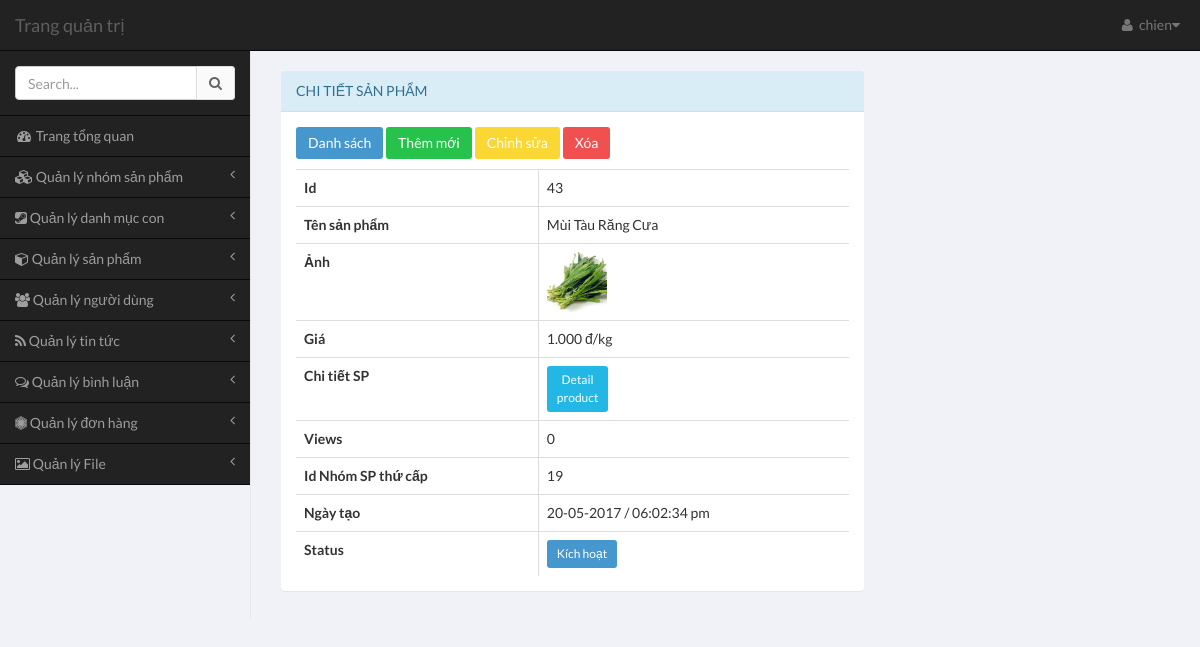
/admin/pages/index.php?module=product&action=view-product&id=43 (signed in), run on the app's committed database.
### tables this page shows
CREATE TABLE `product` (
  `id` int(11) NOT NULL,
  `name` varchar(100) NOT NULL,
  `image` varchar(255) DEFAULT NULL,
  `price` int(11) NOT NULL,
  `detail_product` text,
  `views` int(11) DEFAULT NULL,
  `id_subcate` int(11) NOT NULL,
  `status` tinyint(1) DEFAULT '1',
  `created_date` int(11) DEFAULT NULL
);

### common/database.php (called while the page is built, shortened)
<?php
$mysqli = mysqli_connect(DB_HOST, DB_USER, DB_PASS, DB_NAME);
mysqli_set_charset($mysqli,"utf8");
function get_one($table,$field_name,$field_value){
	global $mysqli;
	$sql = "SELECT * FROM $table WHERE $field_name = '$field_value'";
	$res = mysqli_query($mysqli,$sql);
	return mysqli_fetch_assoc($res);
}
?>

### admin/pages/modules/product/view-product.php (the view, shortened to what this page needs)
<?php
if (!empty($_GET['id'])) {
	$row = get_one('product','id',$_GET['id']);
}else{
	echo 'Tham so id khong hop le';
}
?>
<div class="row">
    <div class="col-md-8">
        <section class="panel panel-info" style="margin-top: 20px;">
            <header class="panel-heading" >
                Chi tiết sản phẩm
            </header>
            <div class="panel-body table-responsive">
			<p>
				<a href="index.php?module=product&action=list-product" class="btn btn-primary">
					Danh sách
				</a>
				<a href="index.php?module=product&action=add-product" class="btn btn-success">
					Thêm mới
				</a>
				<a href="index.php?module=product&action=edit-product&id=<?php echo $row['id']; ?>" class="btn btn-warning">
					Chỉnh sửa
				</a>
				<a href="index.php?module=product&action=delete-product&id=<?php echo $row['user_id']; ?>" class="btn  btn-danger" onclick="return confirm('Are you sure ? ')">
					Xóa
				</a>
			</p>
			<?php if($row) : ?>
				<table class="table table-bordered table-hover">
					<tbody>
						<tr>
							<th>Id</th>
							<td><?php echo $row['id'] ?></td>
						</tr>
						<tr>
							<th>Tên sản phẩm</th>
							<td><?php echo $row['name'] ?></td>
						</tr>
						<tr>
							<th>Ảnh</th>
							<td class="fix-img"><img src="../../uploads/products/<?php echo $row['image']; ?>"></td>
						</tr>
						<tr>
							<th>Giá</th>
							<td><?php echo number_format($row['price'],0,' ','.') ?> đ/kg</td>
						</tr>
						<tr>
							<th>Chi tiết SP</th>
							<td>
								<button type="button" class="btn btn-info btn-sm" data-toggle="modal" data-target="#myModal-<?php echo $row['id']; ?>">Detail<br>product</button>
								</td>
							</tr>
							<tr>
								<th>Views</th>
								<td><?php echo $row['views']; ?></td>
							</tr>
							<tr>
								<th>Id Nhóm SP thứ cấp</th>
								<td><?php echo $row['id_subcate']; ?></td>
							</tr>
							<tr>
								<th>Ngày tạo</th>
								<td><?php echo date('d-m-Y / h:i:s a',$row['created_date']); ?></td>
							</tr>
							<tr>
								<th>Status</th>
								<td>
									<?php if($row['status'] == 1 ) : ?>
										<span class="btn btn-primary btn-sm">Kích hoạt</span>
									<?php else: ?>
										<span class="btn btn-default btn-sm">Không kích hoạt</span>
									<?php endif; ?>
								</td>
							</tr>
						</tbody>
					</table>
					</div>
				<?php endif; ?></div>
			</div>
		</div>

### data on the page
product: id "43", name "Mùi Tàu Răng Cưa", image (picture), price "1.000", views "0", id_subcate "19", created_date "20-05-2017 / 06:02:34 pm"

### other printed values
$user['username'] "chien"
